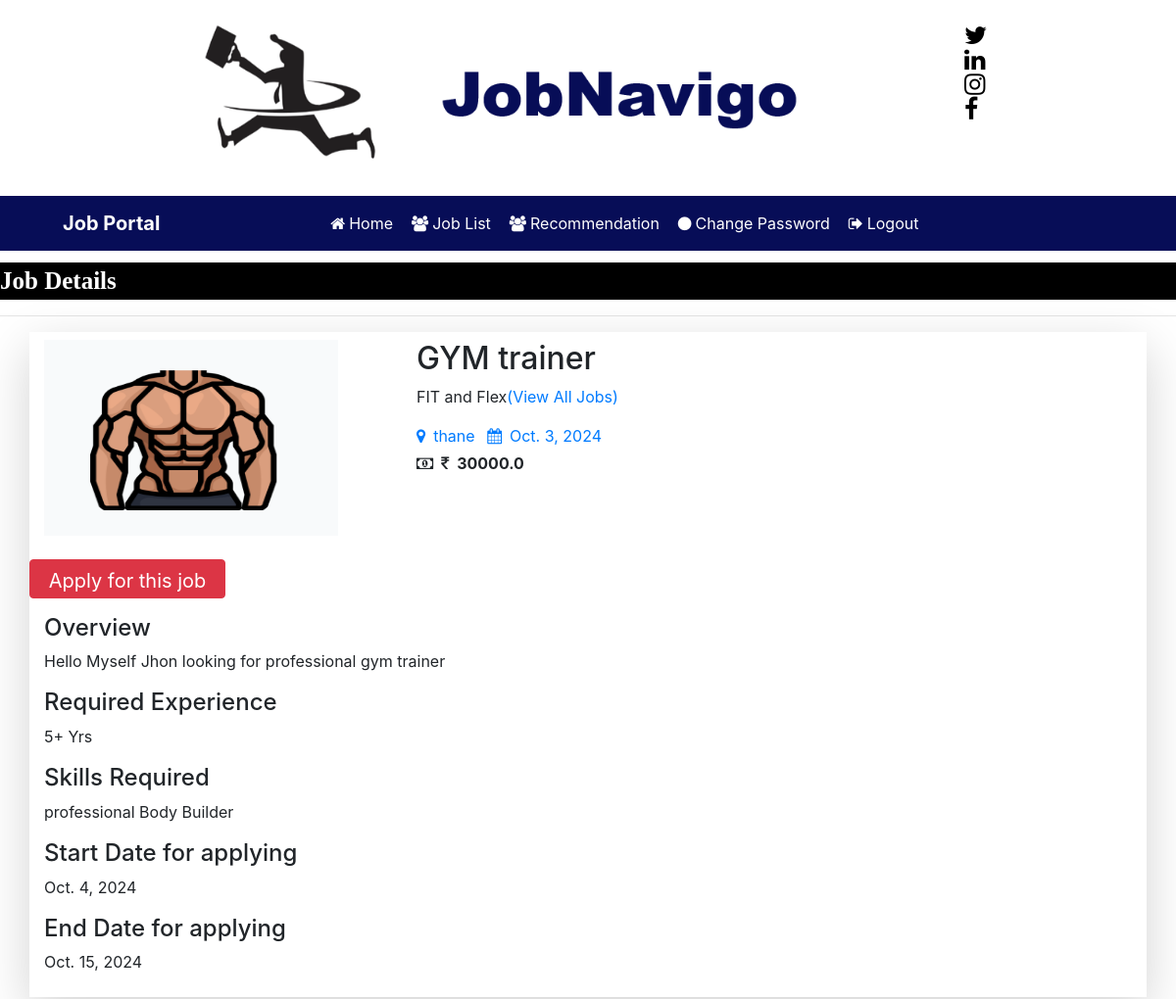
The app's page /job_detail/19 with its own data.
### CareerPatches/models.py (models this page shows, shortened)
class Job(models.Model):
    recruiter = models.ForeignKey(Recruiter,on_delete=models.CASCADE)
    start_date = models.DateField()
    end_date  = models.DateField()
    title = models.CharField(max_length=100)
    salary = models.FloatField(max_length=20)
    image = models.FileField()
    description = models.CharField(max_length=300)
    experience = models.CharField(max_length=50)
    location = models.CharField(max_length=100)
    skills = models.CharField(max_length=100)
    creationdate = models.DateField()

class Recruiter(models.Model):
    user = models.ForeignKey(User,on_delete=models.CASCADE)
    mobile = models.CharField(max_length=15,null=True)
    image  = models.FileField(null=True)
    gender = models.CharField(max_length=10,null=True)
    company = models.CharField(max_length=15,null=True)
    type = models.CharField(max_length=15,null=True)
    status = models.CharField(max_length=20,null=True)

### CareerPatches/views.py (the view)
# urls.py: path('job_detail/<int:pid>',job_detail,name="job_detail"),
def job_detail(request,pid):
    job = Job.objects.get(id=pid)
    d = {'job':job}
    return render(request,'job_detail.html',d)

### CareerPatches/Templates/job_detail.html (shortened to what this page needs)
{% load static %}
{% block body %}
{% include 'user_navigation.html' %}
<marquee style ="font-family: Monotype Corsiva; font-size: 25px; color:white;background-color: black; font-weight: bold; margin-top: 1%; ">
    Job Details
</marquee>
<hr>
<div class="container shadow-lg py-2 mb-2">
    <div class="row">
        <div class="col-md-4">
            <img src="{{job.image.url}}" style="width: 300px; height: 200px;">
        </div>
        <div class="col-md-6">
           <h2>{{job.title}}</h2>
           <p>{{job.recruiter.company}}<a href="{% url 'user_latestjobs' %}">(View All Jobs)</a></p>
           <a href="#" class="mr-2"><i class="fa fa-map-marker mr-2"></i>{{job.location}}</a>
           <a href="#"><i class="fa fa-calendar mr-2"></i>{{job.creationdate}}</a>
           <br>
           <strong><i class="fa fa-money mr-2 mt-2"></i><i class="fa fa-inr mr-2 mt-2"></i>{{job.salary}}</strong>
        </div>
<div class="mt-4">
        <a href="{% url 'applyforjob' job.id %}" class="btn btn-danger" style="width: 200px; height: 40px; font-size: 20px;">Apply for this job</a>
</div>
    </div>
    <div class="mt-3">
        <h4>Overview</h4>
        <p>{{job.description}}</p>
        <h4>Required Experience</h4>
        <p>{{job.experience}} Yrs</p>
        <h4>Skills Required</h4>
        <p>{{job.skills}}</p>
        <h4>Start Date for applying</h4>
        <p>{{job.start_date}}</p>
        <h4>End Date for applying</h4>
        <p>{{job.end_date}}</p>
    </div>
</div>
{% endblock %}

### CareerPatches/Templates/user_navigation.html (shortened to what this page needs)
{% load static %}
<html>
<head>
        <link rel="stylesheet" href="https://cdn.jsdelivr.net/npm/bootstrap@4.6.2/dist/css/bootstrap.min.css">
        <link rel="stylesheet" href="https://cdnjs.cloudflare.com/ajax/libs/font-awesome/4.7.0/css/font-awesome.min.css">
                <link rel="stylesheet" href="https://cdn.datatables.net/1.13.6/css/jquery.dataTables.min.css">
        <link rel="stylesheet" href="https://cdn.datatables.net/buttons/2.4.2/css/buttons.dataTables.min.css">
</head >
<body>
<div class="container">
        <div class="row">
                <div class="col-sm-4">
                        <img src="{% static 'jobnavigo.png' %}" width="800px" height="200px" style="padding-left: 40%">
                </div>
                <div class="col-sm-4 mt-4" style = "padding-left: 50%" >
<span style="font-weight:bold ; font-size: 25px">
        <a href="https://twitter.com/JobNavigo" target="_blank" ><i class="fa fa-twitter pl-1" style="color: rgb(0, 0, 0);"></i></a>
        <a href="https://www.linkedin.com/in/robert-jr-060437292" target="_blank"><i class="fa fa-linkedin pl-1" style="color: rgb(0, 0, 0);"></i></a>
        <a href="https://www.instagram.com/job_navigo/" target="_blank"><i class="fa fa-instagram pl-1" style="color: rgb(0, 0, 0);"></i></a>
        <a href="https://www.facebook.com/profile.php?id=61551223599788" target="_blank"><i class="fa fa-facebook pl-1" style="color: rgb(0, 0, 0);"></i></a>
</span>
                                </div>
                        </div>
        </div>
<nav class="navbar navbar-expand-sm" style="background-color : rgb(7, 13, 87)">
        <a class="navbar-brand text-white pl-5 font-weight-bold">Job Portal</a>
<ul class="navbar-nav">
        <li class="nav-item">
                <a class="nav-link" href="{% url 'user_home' %}" style="margin-left:150px"><i class="fa fa-home mr-1"></i>Home</a>
        </li>
        <li class="nav-item">
                <a class="nav-link" href="{% url 'user_latestjobs' %}"><i class="fa fa-users mr-1"></i>Job List</a>
        </li>
        <li class="nav-item">
                <a class="nav-link" href="{% url 'jobrecommendation_form' %}"><i class="fa fa-users mr-1"></i>Recommendation</a>
        </li>
        <li class="nav-item">
                <a class="nav-link" href="{% url 'change_passworduser' %}"><i class="fa fa-circle mr-1"></i>Change Password</a>
        </li>
        <li class="nav-item">
                <a class="nav-link" href="{% url 'Logout' %}"><i class="fa fa-sign-out mr-1"></i>Logout</a>
        </li>
</ul>
<a class="navbar-brand text-white pl-5 font-weight-bold">{{request.user.first_name}} {{request.user.last_name}}</a>
</nav>
</body>
</html>

### CareerPatches/Templates/user_navigation.html (style rules this page uses)
.nav-link { color:white !important ; margin-right: 3px; }

### records on screen
Job: image (picture), title "GYM trainer", recruiter.company "FIT and Flex", location "thane", creationdate "Oct. 3, 2024", salary "30000.0", description "Hello Myself Jhon looking for professional gym trainer", experience "5+", skills "professional Body Builder", start_date "Oct. 4, 2024", end_date "Oct. 15, 2024"
